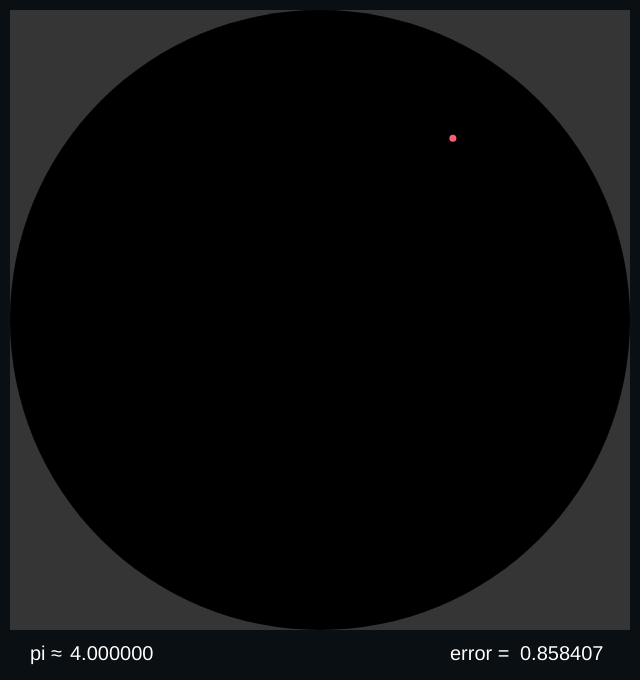
Frame 1 (no input)
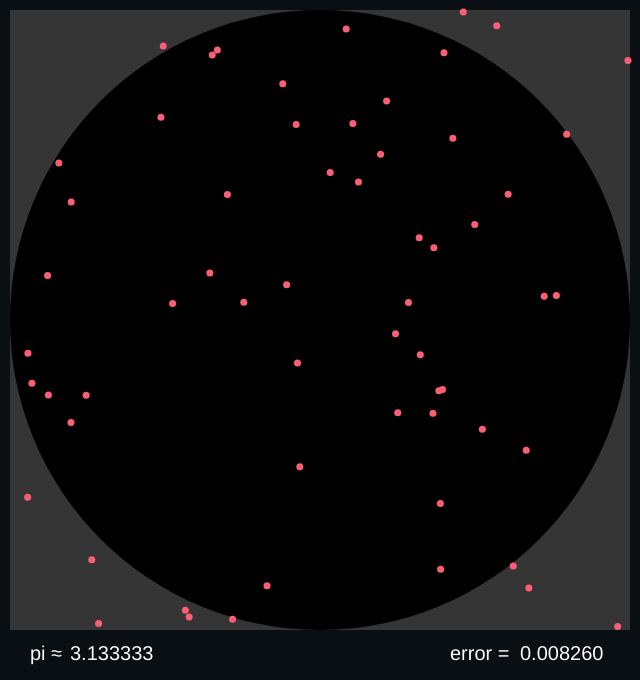
Frame 60 (no input)
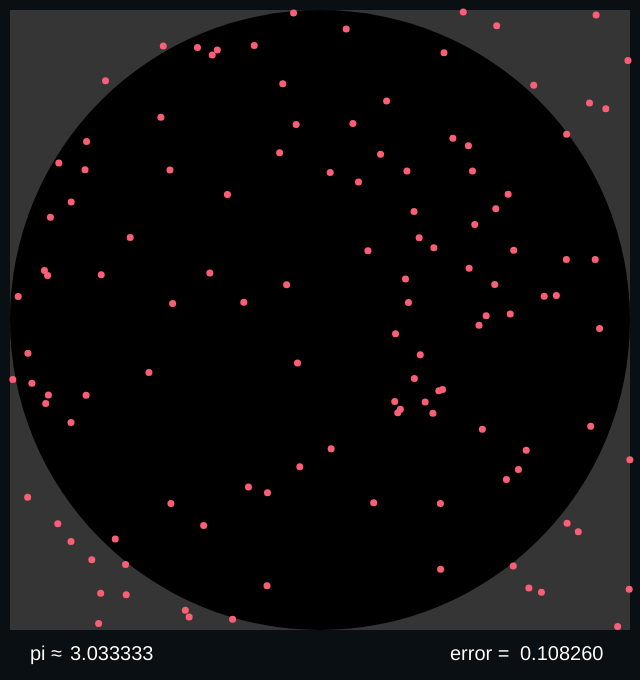
Frame 120 (the mouse pressed at the canvas centre since frame 60)

The p5.js sketch that drew these frames (run headless with seeded random() and noise() and a simulated clock; from frame 60 on, the mouse is pressed at the canvas centre):

// p5.js sketch
// ── sketch.js
let points = []
let is_in_circle = []
let pi = null

function setup() {
	createCanvas(640, 640 + 40);
	frameRate(30);
}



function draw() {

	background(10, 15, 20);
	noStroke();
	fill(53, 53, 53);
	rect(10, 10, 620, 620);

	fill(0);
	ellipse(10 + 620 - 620 / 2, 10 + 620 - 620 / 2, 620);

	strokeWeight(7)
	stroke(252, 95, 117);
	generate_point()
	draw_points()

	pi = calculate_pi()
	console.log(calculate_pi())
	stroke(0);
	fill(255);
	strokeWeight(0.5)
	textSize(20)

	text('pi ≈ ', 30, 660);
	text(pi, 70, 660);

	text('error = ', 450, 660);
	text(Math.abs(Math.PI -
		Number(pi)).toFixed(6), 520, 660);
}

function draw_points() {
	for (let xy of points) {
		point(xy[0], xy[1]);
	}
}

function generate_point() {
	// if (points.length >= 2000) {
	// 	return
	// }
	points.push([random(10, 10 + 620),
		random(10, 10 + 620)
	])

	if (points) {
		is_it_in = dist(points[points.length - 1][0],
			points[points.length - 1][1],
			10 + 620 - 620 / 2,
			10 + 620 - 620 / 2) < (620 / 2)
	}

	is_in_circle.push(is_it_in);

}

function calculate_pi() {
	let cnt_inside_circle = is_in_circle.reduce((a, b) => a + b)
	pi = Number(cnt_inside_circle / points.length * 4).toFixed(6)
	return pi
}
